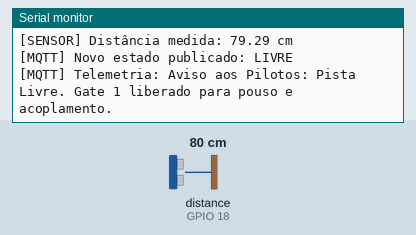
The sketch below on a simulated ESP32. Shown: the last lines printed to the serial monitor. Wiring (inferred from the names in the program): ultrasonic range finder: trigger GPIO 5; echo GPIO 18. The test bench sets the inputs (shaded band); at power-on: distance to the obstacle (sensor on GPIO 18) 80 cm. The echo pulse lasts 58.3 µs per cm; WiFi joins after 1.5 s; servers stay silent unless stated; random numbers use the default seed unless the sketch sets one; no MQTT or app messages arrive unless stated.

Above: at 2.7 s.
2.8 s: distance to the obstacle (sensor on GPIO 18) set to 2 cm
At 5.2 s:
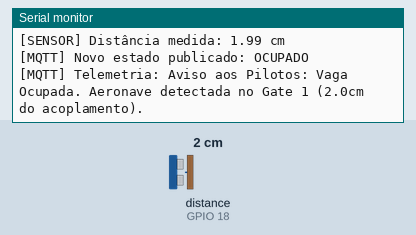
5.5 s: distance to the obstacle (sensor on GPIO 18) set to 4 cm
At 6.9 s:
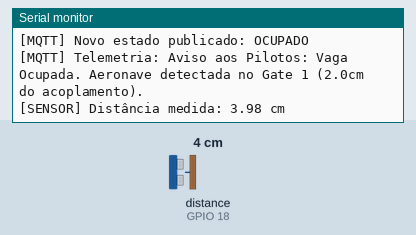
Timing chart, 0 to 8.5 s (numbered marks = the images above; inputs shaded):
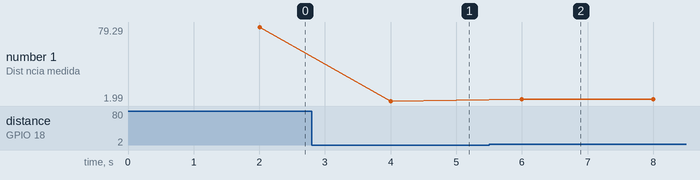

The sketch:

subscriber_aeroporto.ino
```cpp
#include <WiFi.h>
#include <PubSubClient.h>

// --- CONFIGURAÇÕES DE CONEXÃO ---
const char* ssid = "Wokwi-GUEST"; // Rede padrão do simulador Wokwi (mude se for usar placa física)
const char* password = "";
const char* mqtt_server = "broker.hivemq.com";
const int mqtt_port = 1883;

// --- CONFIGURAÇÃO DE PORTAS (HARDWARE) ---
#define PIN_TRIG 5
#define PIN_ECHO 18

// --- CONFIGURAÇÃO DOS TÓPICOS ---
// Usamos uma estrutura hierárquica profissional de tópicos
const char* topico_status = "minicurso/aeroporto/gate1/status";
const char* topico_info   = "minicurso/aeroporto/gate1/telemetria";

// --- VARIÁVEIS DE CONTROLE E ESTADO ---
WiFiClient espClient;
PubSubClient client(espClient);

String ultimo_estado = ""; // Armazena se estava "LIVRE" ou "OCUPADO"
unsigned long ultimo_tempo_leitura = 0;
const long intervalo_leitura = 2000; // Medição a cada 2 segundos (2000ms)

// --- FUNÇÃO PARA MEDIR A DISTÂNCIA ---
float medirDistancia() {
  // Garante o pino TRIG em nível baixo
  digitalWrite(PIN_TRIG, LOW);
  delayMicroseconds(2);

  // Envia um pulso de 10 microssegundos para disparar o sensor
  digitalWrite(PIN_TRIG, HIGH);
  delayMicroseconds(10);
  digitalWrite(PIN_TRIG, LOW);

  // Mede o tempo de resposta do pulso no pino ECHO (em microssegundos)
  long duracao = pulseIn(PIN_ECHO, HIGH, 30000); // Timeout de 30ms se não voltar

  // Calcula a distância em centímetros (Velocidade do som = ~340m/s ou 0.034cm/us)
  float distancia = duracao * 0.017;

  return distancia;
}

// --- CONECTAR AO WI-FI ---
void setup_wifi() {
  delay(10);
  Serial.print("\nConectando ao Wi-Fi: ");
  Serial.println(ssid);

  WiFi.begin(ssid, password);
  while (WiFi.status() != WL_CONNECTED) {
    delay(500);
    Serial.print(".");
  }
  Serial.println("\n[Wi-Fi] Conectado!");
}

// --- CONECTAR AO BROKER MQTT ---
void reconnect() {
  while (!client.connected()) {
    Serial.print("[MQTT] Tentando conexão...");
    String clientId = "AirportGate1-" + String(random(0, 9999));

    if (client.connect(clientId.c_str())) {
      Serial.println("Conectado com sucesso!");
      // O portão de embarque apenas publica dados, não precisa se inscrever (subscribe) em tópicos
    } else {
      Serial.print("Falhou, erro=");
      Serial.print(client.state());
      Serial.println(" Tentando novamente em 5 segundos...");
      delay(5000);
    }
  }
}

void setup() {
  Serial.begin(115200);

  // Configura os pinos do sensor
  pinMode(PIN_TRIG, OUTPUT);
  pinMode(PIN_ECHO, INPUT);

  setup_wifi();
  client.setServer(mqtt_server, mqtt_port);
}

void loop() {
  if (!client.connected()) {
    reconnect();
  }
  client.loop();

  unsigned long tempo_atual = millis();

  // Executa a leitura de tempos em tempos (não bloqueante)
  if (tempo_atual - ultimo_tempo_leitura >= intervalo_leitura) {
    ultimo_tempo_leitura = tempo_atual;

    float distancia = medirDistancia();
    Serial.printf("[SENSOR] Distância medida: %.2f cm\n", distancia);

    // Se a leitura falhar ou for fora do alcance prático, consideramos o gate vazio
    if (distancia <= 0 || distancia > 100) {
      distancia = 999;
    }

    String estado_atual = "";

    // --- LÓGICA DE DETECÇÃO (Aeronave a menos de 15 cm do sensor) ---
    if (distancia < 15.0) {
      estado_atual = "OCUPADO";
    } else {
      estado_atual = "LIVRE";
    }

    // Só publica no Broker se o estado mudou (Evita spam de mensagens repetidas)
    if (estado_atual != ultimo_estado) {
      ultimo_estado = estado_atual;

      // 1. Publica o status direto (LIVRE ou OCUPADO)
      client.publish(topico_status, estado_atual.c_str(), true); // Retain flag ativa para salvar o último estado

      // 2. Publica uma mensagem detalhada de telemetria
      String mensagem_telemetria;
      if (estado_atual == "OCUPADO") {
        mensagem_telemetria = "Aviso aos Pilotos: Vaga Ocupada. Aeronave detectada no Gate 1 (" + String(distancia, 1) + "cm do acoplamento).";
      } else {
        mensagem_telemetria = "Aviso aos Pilotos: Pista Livre. Gate 1 liberado para pouso e acoplamento.";
      }

      client.publish(topico_info, mensagem_telemetria.c_str(), true);

      Serial.println("[MQTT] Novo estado publicado: " + estado_atual);
      Serial.println("[MQTT] Telemetria: " + mensagem_telemetria);
    }
  }
}
```

Measured:
- after the input at 2.8 s, the serial monitor: prints a new line after 1.2 s (image 1)
- after the input at 5.5 s, the serial monitor: prints a new line after 0.50 s (image 2)
- plotted number 1: 79.29 → 1.99 after the input at 2.8 s, 1.99 → 3.98 after the input at 5.5 s
